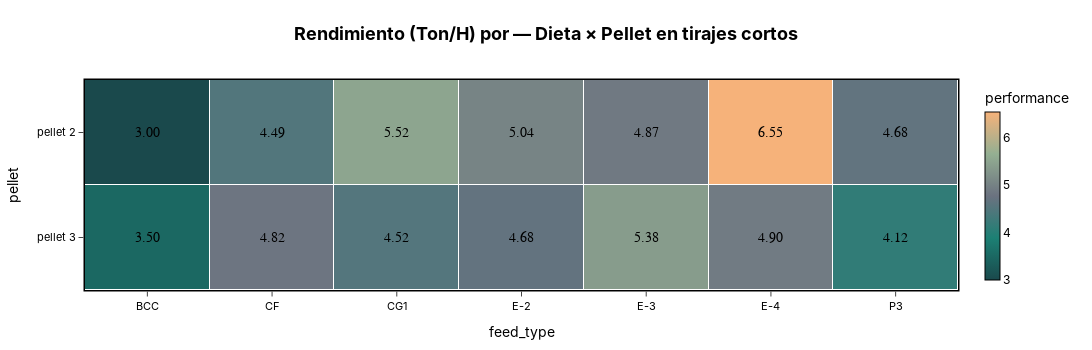

Write notebook code for a chart like this one.
### Code cell
fig_23 = plot_heatmap(
    df=prod_pel_trimmed12_corto,
    x_col="feed_type",
    y_col="pellet",
    value_col="performance",
    show_secondary_labels=False,
    title="Rendimiento (Ton/H) por — Dieta × Pellet en tirajes cortos",
    width=1100, height=350,
    colorscale=corporate_colorscale,
)
fig_23.show()
s3.save_plotly_html(fig_23, "pellet_heatmap_rendimiento_pellet.html")

### Figure 1 — Plotly figure (JSON) as saved in the notebook; plotly's stock layout.template omitted (floating-point values rounded to 4 significant figures)
{"data": [{"colorbar": {"outlinecolor": "black", "outlinewidth": 1, "thickness": 15, "tickfont": {"color": "black"}, "title": {"font": {"color": "black"}, "text": "performance"}}, "colorscale": [[0, "#1A494C"], [0.25, "#1C8074"], [0.5, "#6B7280"], [0.75, "#94AF92"], [1, "#F6B27A"]], "customdata": [[null, null, null, null, null, null, null], [null, null, null, null, null, null, null]], "hovertemplate": "<b>feed_type:</b> %{x}<br><b>pellet:</b> %{y}<br><b>performance:</b> %{text}<extra></extra>", "text": [["3.00", "4.49", "5.52", "5.04", "4.87", "6.55", "4.68"], ["3.50", "4.82", "4.52", "4.68", "5.38", "4.90", "4.12"]], "type": "heatmap", "x": ["BCC", "CF", "CG1", "E-2", "E-3", "E-4", "P3"], "xgap": 1, "y": ["pellet 2", "pellet 3"], "ygap": 1, "z": [[3, 4.493, 5.515, 5.035, 4.873, 6.548, 4.677], [3.497, 4.821, 4.518, 4.68, 5.378, 4.898, 4.122]], "zmax": 6.548, "zmin": 3}], "layout": {"annotations": [{"font": {"color": "black", "family": "Arial", "size": 14}, "showarrow": false, "text": "3.00", "x": "BCC", "y": "pellet 2"}, {"font": {"color": "black", "family": "Arial", "size": 14}, "showarrow": false, "text": "4.49", "x": "CF", "y": "pellet 2"}, {"font": {"color": "black", "family": "Arial", "size": 14}, "showarrow": false, "text": "5.52", "x": "CG1", "y": "pellet 2"}, {"font": {"color": "black", "family": "Arial", "size": 14}, "showarrow": false, "text": "5.04", "x": "E-2", "y": "pellet 2"}, {"font": {"color": "black", "family": "Arial", "size": 14}, "showarrow": false, "text": "4.87", "x": "E-3", "y": "pellet 2"}, {"font": {"color": "black", "family": "Arial", "size": 14}, "showarrow": false, "text": "6.55", "x": "E-4", "y": "pellet 2"}, {"font": {"color": "black", "family": "Arial", "size": 14}, "showarrow": false, "text": "4.68", "x": "P3", "y": "pellet 2"}, {"font": {"color": "black", "family": "Arial", "size": 14}, "showarrow": false, "text": "3.50", "x": "BCC", "y": "pellet 3"}, {"font": {"color": "black", "family": "Arial", "size": 14}, "showarrow": false, "text": "4.82", "x": "CF", "y": "pellet 3"}, {"font": {"color": "black", "family": "Arial", "size": 14}, "showarrow": false, "text": "4.52", "x": "CG1", "y": "pellet 3"}, {"font": {"color": "black", "family": "Arial", "size": 14}, "showarrow": false, "text": "4.68", "x": "E-2", "y": "pellet 3"}, {"font": {"color": "black", "family": "Arial", "size": 14}, "showarrow": false, "text": "5.38", "x": "E-3", "y": "pellet 3"}, {"font": {"color": "black", "family": "Arial", "size": 14}, "showarrow": false, "text": "4.90", "x": "E-4", "y": "pellet 3"}, {"font": {"color": "black", "family": "Arial", "size": 14}, "showarrow": false, "text": "4.12", "x": "P3", "y": "pellet 3"}], "font": {"color": "black", "family": "Inter, Arial, sans-serif"}, "height": 350, "margin": {"b": 60, "l": 60, "r": 60, "t": 80}, "paper_bgcolor": "rgba(0,0,0,0)", "plot_bgcolor": "rgba(0,0,0,0)", "title": {"font": {"color": "black", "size": 18}, "text": "<b>Rendimiento (Ton/H) por — Dieta × Pellet en tirajes cortos<b>", "x": 0.5}, "width": 1100, "xaxis": {"gridcolor": "rgba(0,0,0,0)", "linecolor": "black", "linewidth": 1.5, "mirror": true, "showline": true, "side": "bottom", "tickfont": {"color": "black", "size": 11}, "ticklen": 5, "ticks": "outside", "title": {"text": "feed_type"}}, "yaxis": {"autorange": "reversed", "gridcolor": "rgba(0,0,0,0)", "linecolor": "black", "linewidth": 1.5, "mirror": true, "showline": true, "tickfont": {"color": "black", "size": 11}, "ticklen": 5, "ticks": "outside", "title": {"text": "pellet"}}}}
